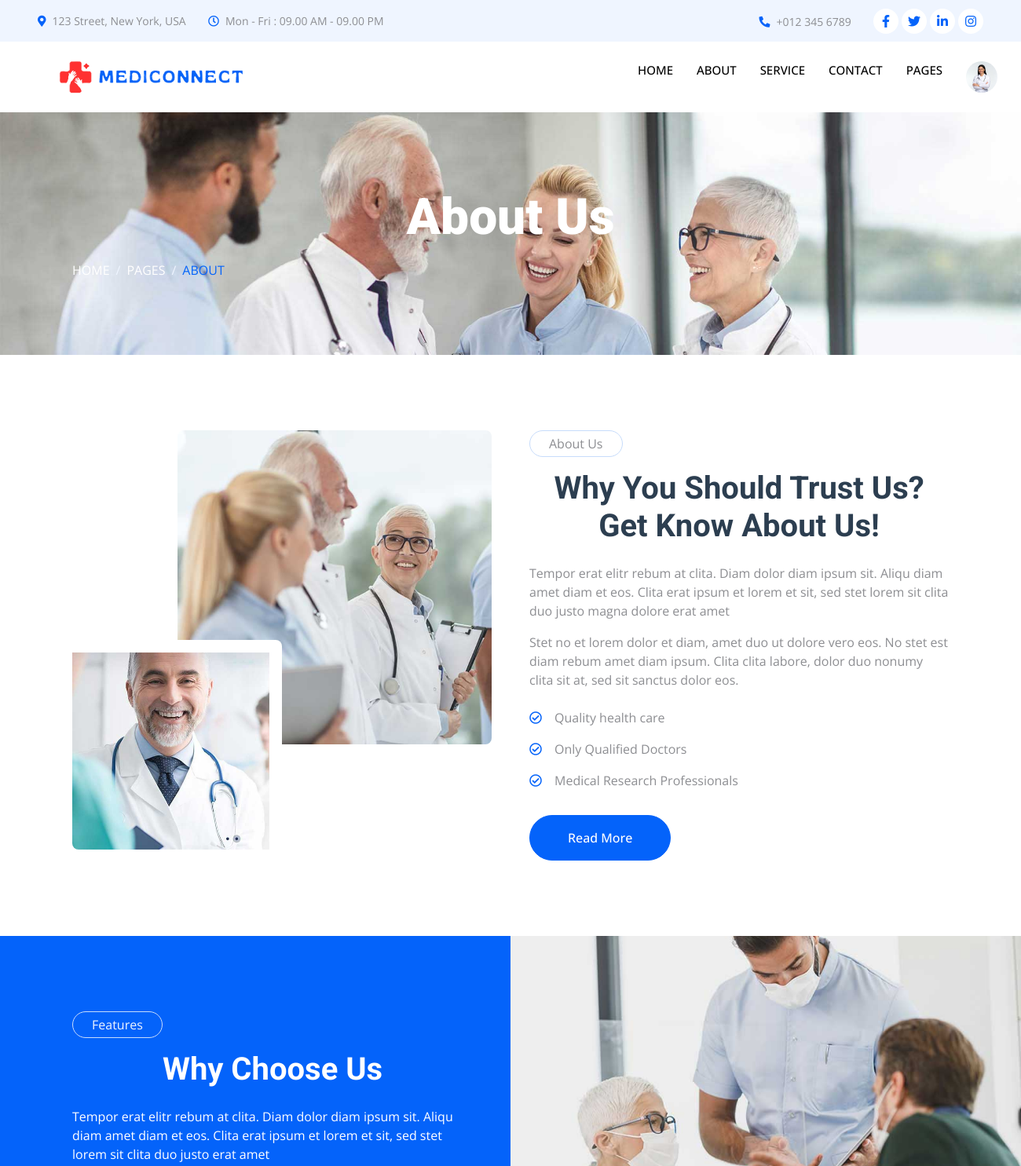
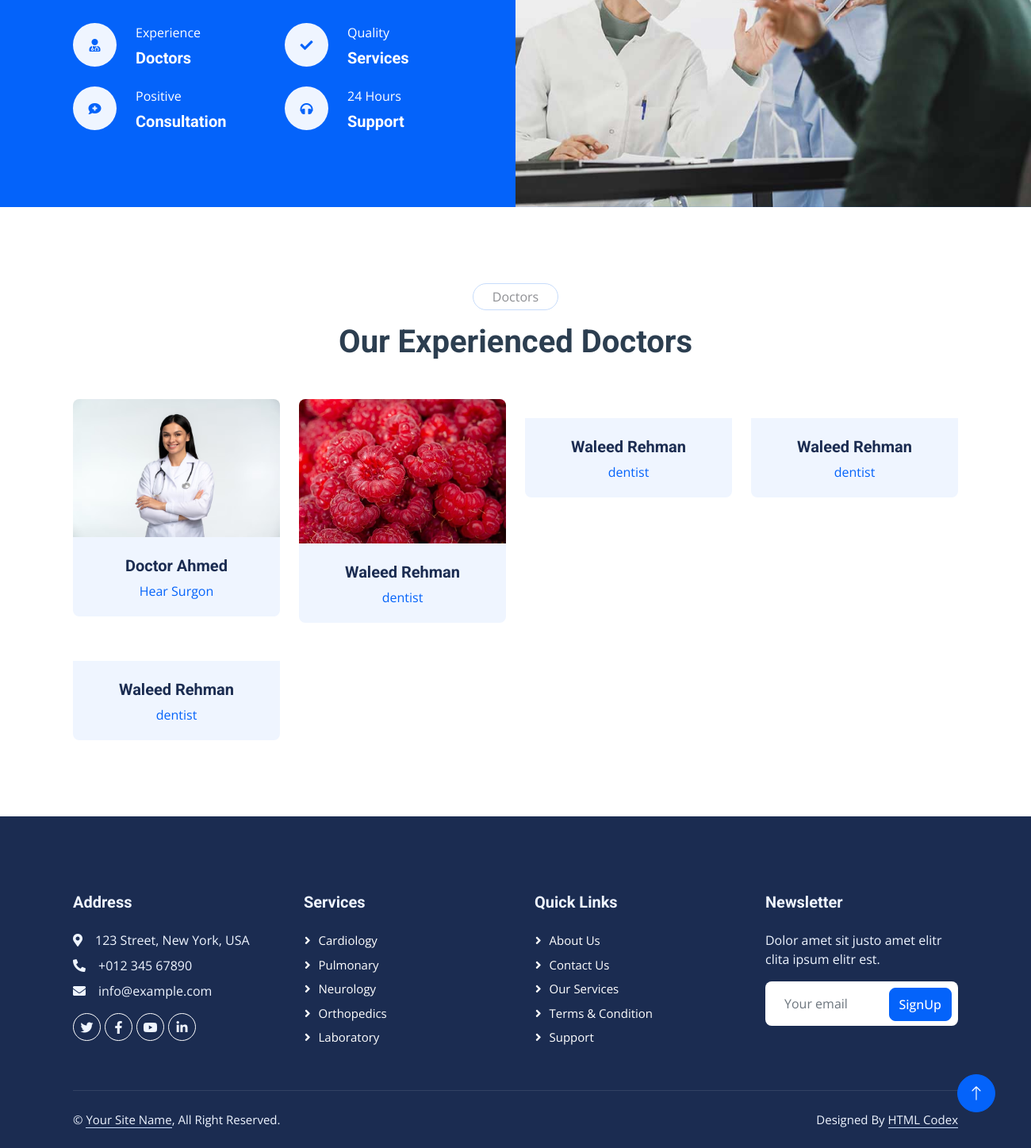
The page /about.php (signed in) on the database its author committed (2 pictures, top to bottom).
### tables this page shows
CREATE TABLE `doctor_register` (
  `id` int(11) NOT NULL,
  `name` varchar(50) NOT NULL,
  `email` varchar(100) NOT NULL,
  `password` varchar(50) NOT NULL,
  `role` varchar(50) NOT NULL,
  `phone` varchar(50) DEFAULT NULL,
  `gender` varchar(10) DEFAULT NULL,
  `location` varchar(50) DEFAULT NULL,
  `postal_code` varchar(20) DEFAULT NULL,
  `clinic_address` varchar(255) DEFAULT NULL,
  `category` varchar(50) DEFAULT NULL,
  `qualification` varchar(100) DEFAULT NULL,
  `experience` int(11) DEFAULT NULL,
  `profile_pic` varchar(255) DEFAULT 'default.png',
  `date_time` timestamp NOT NULL DEFAULT current_timestamp(),
  `bio` varchar(200) DEFAULT NULL,
  `from_time` int(11) DEFAULT NULL,
  `to_time` int(11) DEFAULT NULL,
  `available_day` varchar(50) DEFAULT NULL
);

CREATE TABLE `doctor` (
  `id` int(11) NOT NULL,
  `image` varchar(255) NOT NULL DEFAULT 'default.png',
  `name` varchar(100) NOT NULL,
  `designation` varchar(100) NOT NULL,
  `category` varchar(100) NOT NULL,
  `facebook` varchar(255) DEFAULT NULL,
  `instagram` varchar(255) DEFAULT NULL,
  `twitter` varchar(255) DEFAULT NULL,
  `created_at` datetime DEFAULT current_timestamp()
);

### about.php (the view, shortened to what the rows shown need)
<!DOCTYPE html>
<html lang="en">
<head>
    <link href="https://cdnjs.cloudflare.com/ajax/libs/font-awesome/5.10.0/css/all.min.css" rel="stylesheet">
    <link href="https://cdn.jsdelivr.net/npm/bootstrap-icons@1.4.1/font/bootstrap-icons.css" rel="stylesheet">
    <link href="lib/animate/animate.min.css" rel="stylesheet">
    <link href="lib/owlcarousel/assets/owl.carousel.min.css" rel="stylesheet">
    <link href="lib/tempusdominus/css/tempusdominus-bootstrap-4.min.css" rel="stylesheet" />
    <link href="css/bootstrap.min.css" rel="stylesheet">
    <link href="css/style.css" rel="stylesheet">
</head>
<body>
   <?php
   include('components/navbar.php');
   ?>
    <div class="container-fluid page-header py-5 mb-5 wow fadeIn" data-wow-delay="0.1s">
        <div class="container py-5">
            <h1 class="display-3 text-white mb-3 animated slideInDown">About Us</h1>
        </div>
    </div>
    <div class="container-xxl py-5">
        <div class="container">
            <div class="row g-5">
                <div class="col-lg-6 wow fadeIn" data-wow-delay="0.5s">
                    <h1 class="mb-4">Why You Should Trust Us? Get Know About Us!</h1>
                </div>
            </div>
        </div>
    </div>
    <div class="container-fluid bg-primary overflow-hidden my-5 px-lg-0">
        <div class="container feature px-lg-0">
            <div class="row g-0 mx-lg-0">
                <div class="col-lg-6 feature-text py-5 wow fadeIn" data-wow-delay="0.1s">
                    <div class="p-lg-5 ps-lg-0">
                        <h1 class="text-white mb-4">Why Choose Us</h1>
                    </div>
                </div>
            </div>
        </div>
    </div>
     <?php
        include("connection.php");
        $querydf = "SELECT * FROM doctor ORDER BY created_at DESC";
        $resultdf = mysqli_query($conn, $querydf);
    ?>
<div class="container-xxl py-5">
    <div class="container">
        <div class="text-center mx-auto mb-5 wow fadeInUp" data-wow-delay="0.1s" style="max-width: 600px;">
            <h1>Our Experienced Doctors</h1>
        </div>
        <div class="row g-4">
            <?php foreach ($resultdf as $row): ?>
                <div class="col-lg-3 col-md-6 wow fadeInUp" data-wow-delay="0.1s">
                    <div class="team-item position-relative rounded overflow-hidden">
                        <div class="overflow-hidden">
                            <img class="img-fluid" src="../Mediconnect/Admin_dashboard/src/assets/images/doctorsimg/<?= htmlspecialchars($row['image']); ?>" alt="">
                        </div>
                        <div class="team-text bg-light text-center p-4">
                            <h5><?php echo htmlspecialchars($row['name']); ?></h5>
                            <p class="text-primary"><?php echo htmlspecialchars($row['category']); ?></p>
                        </div>
                    </div>
                </div>
            <?php endforeach; ?>
        </div>
    </div>
</div>
</body>
</html>

### components/navbar.php (shortened to what the rows shown need)
<nav class="navbar navbar-expand-lg bg-white navbar-light sticky-top p-0 wow fadeIn" data-wow-delay="0.1s">
    <div class="collapse navbar-collapse" id="navbarCollapse">
        <div class="navbar-nav ms-auto p-4 p-lg-0">
        <?php
        include("connection.php");
        if (isset($_SESSION['doctor_id']) && $_SESSION['role'] === "doctor") {
            $doctorid = $_SESSION['doctor_id'];
            $query1 = "SELECT id, profile_pic FROM doctor_register WHERE id = $doctorid";
            $result1 = mysqli_query($conn, $query1);
            if ($result1 && $row = mysqli_fetch_assoc($result1)) {
                $profileImg = (!empty($row['profile_pic'])) ? $row['profile_pic'] : 'default.jpg';
                echo "
                <div class='d-none d-lg-flex' id='doctorProfile' style='display:block;'>
                    <div class='nav-item dropdown'>
                        <a href='#' class='nav-link dropdown-toggle' data-bs-toggle='dropdown'>
                           <img src='Doctor_dashboard/src/html/imagedata/".$profileImg."' alt='Profile' class='profile-img'>
                        </a>
                        <div class='dropdown-menu dropdown-menu-start'>
                            <a href='Doctor_dashboard/src/html/' class='dropdown-item'>Dashboard</a>
                            <a href='logout.php' class='dropdown-item'>Log Out</a>
                        </div>
                    </div>
                </div>";
            }
        }
        ?>
    </div>
</nav>

### rows shown on the page
doctor_register: profile_pic (picture)
doctor: image (picture), name "Doctor Ahmed", category "Hear Surgon"
doctor: image (picture), name "Waleed Rehman", category "dentist"
doctor: name "Waleed Rehman", category "dentist"
doctor: name "Waleed Rehman", category "dentist"
doctor: name "Waleed Rehman", category "dentist"
